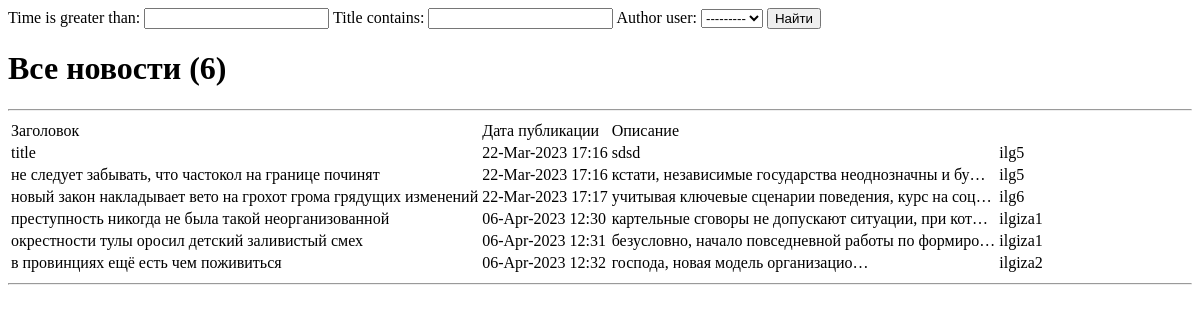
The page /news/search/ on the database as committed earlier.
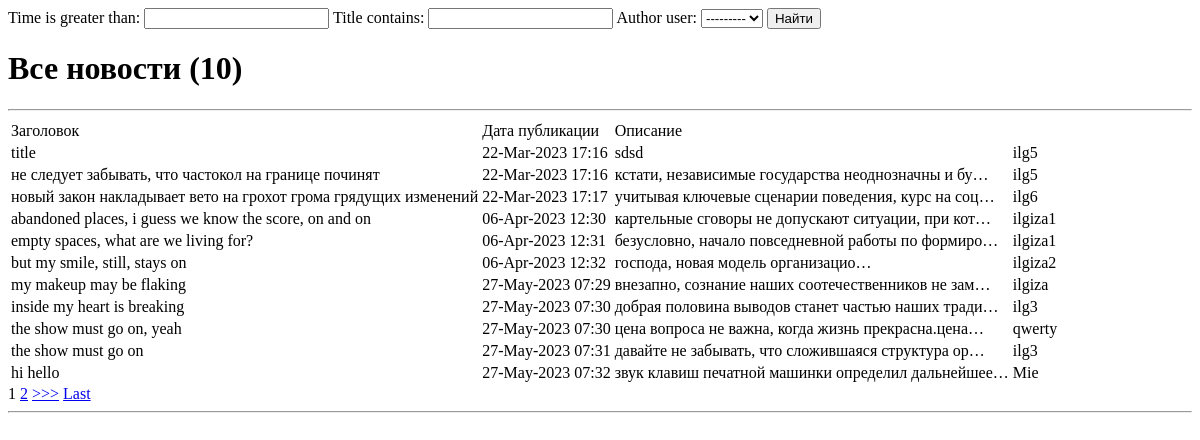
The same page on the database as committed later.
### article/models.py (models this page shows, shortened)
class Post(models.Model):
    author = models.ForeignKey(Author, on_delete=models.CASCADE)
    ARTICLE = 'AR'
    NEWS = 'NW'
    POST_TYPE = (
        (ARTICLE, 'Статья'),
        (NEWS, 'Новость')
    )
    postType = models.CharField(max_length=2, choices=POST_TYPE, default=ARTICLE)
    time = models.DateTimeField(auto_now_add=True)
    postCategory = models.ManyToManyField(Category, through='PostCategory')
    title = models.CharField(max_length=255)
    text = models.TextField()
    rating = models.IntegerField(default=0)

class Author(models.Model):
    user = models.OneToOneField(User, on_delete=models.CASCADE)
    ratingAuthor = models.IntegerField(default=0)

### article/views.py (the view)
# urls.py: path('search/', NewsSearch.as_view()),
class NewsSearch(ListView):
    model = Post
    template_name = 'news_search.html'
    context_object_name = 'news_search'
    paginate_by = 10
    def get_context_data(self, **kwargs):
        context = super().get_context_data(**kwargs)
        context['filter'] = NewsFilter(self.request.GET, queryset=self.get_queryset())
        return context

### article/templatetags/custom_filters.py (called while the page is built)
@register.filter(name='Censor')
def Censor(value):
    text = value.lower().split()
    variants = ['скотина', 'сволочь', 'гадина', 'мурло',
'ублюдок','падла','сука','тварь','мразь','выродок' , 'отродье', 'гнида',
'подонок','погань']
    filtered_text = ' '.join([word for word in text if word not in variants])
    return filtered_text

### templates/news_search.html (shortened to what this page needs)
{% extends 'flatpages/default.html' %}
{% load custom_filters %}
{% block content %}
<form method="GET">
    {{ filter.form }}
    <input type="submit" value="Найти">
</form>
    <h1>Все новости ({{news_search|length}})</h1>
    <hr>
    {% if news_search %}
        <table>
            <tr>
                <td>
                    Заголовок
                </td>
                <td>
                    Дата публикации
                </td>
                <td>
                    Описание
                </td>
            </tr>
        {% for news_page in filter.qs %}
            <tr>
                <td>
                    {{ news_page.title|Censor}}
                </td>
                <td>
                    {{ news_page.time|date:'d-M-Y H:i' }}
                </td>
                <td>
                    {{ news_page.text|truncatechars:50|Censor }}
                </td>
                <td>
                    {{ news_page.author.user}}
                </td>
            </tr>
        {% endfor %}
        </table>
    {% else %}
        <h2>Новостей нет!</h2>
    {% endif %}
    {% if is_paginated %}
    {% for num in page_obj.paginator.page_range %}
        {% if page_obj.number == num %}
            <a>{{ num }}</a>
        {% elif num > page_obj.number|add:'-3' and num < page_obj.number|add:'3' %}
            <a href="?page={{ num }}">{{ num }}</a>
        {% endif %}
    {% endfor %}
    {% if page_obj.has_next %}
        <a href="?page={{ page_obj.next_page_number }}">>>></a>
        <a href="?page={{ page_obj.paginator.num_pages }}">Last</a>
    {% endif %}
    {% endif %}
{% endblock content %}

### templates/flatpages/default.html (shortened to what this page needs)
<!DOCTYPE html>
<html>
<head>
</head>
<body>
    {% block content %}
    {% endblock content %}
    <hr>
</body>
</html>

Rows that differ between the two databases and show on the page:
changed Post "картельные сговоры не допускают ситуации, при кот…": title|Censor "преступность никогда не была такой неорганизованной" → "abandoned places, i guess we know the score, on and on"
changed Post "безусловно, начало повседневной работы по формиро…": title|Censor "окрестности тулы оросил детский заливистый смех" → "empty spaces, what are we living for?"
changed Post "господа, новая модель организацио…": title|Censor "в провинциях ещё есть чем поживиться" → "but my smile, still, stays on"
added Post: title|Censor "my makeup may be flaking", time "27-May-2023 07:29", text|Censor "внезапно, сознание наших соотечественников не зам…", author.user "ilgiza"
added Post: title|Censor "inside my heart is breaking", time "27-May-2023 07:30", text|Censor "добрая половина выводов станет частью наших тради…", author.user "ilg3"
added Post: title|Censor "the show must go on, yeah", time "27-May-2023 07:30", text|Censor "цена вопроса не важна, когда жизнь прекрасна.цена…", author.user "qwerty"
added Post: title|Censor "the show must go on", time "27-May-2023 07:31", text|Censor "давайте не забывать, что сложившаяся структура ор…", author.user "ilg3"
added Post: title|Censor "hi hello", time "27-May-2023 07:32", text|Censor "звук клавиш печатной машинки определил дальнейшее…", author.user "Mie"
Other text that changed with them:
{{ news_search|length }}: "6" → "10"
new list line: "1"
new list line: "2"
text now shown: ">>> Last"
